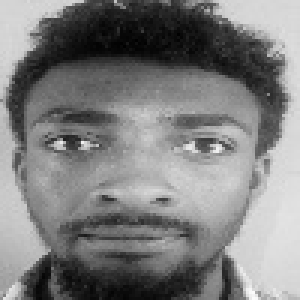
#> input picture EigenFaces/eigenfaces_dataset/train_images/Aron/aron_centerlight.jpg, 100 x 100 px (shown 3 times larger); its folder holds only this picture in this run
$ jupyter execute --allow-errors Final_EigenFaces_Code.ipynb   (shell and % lines are left out)   (older library calls are emulated)
#> lines starting #> are read from the running program, lines starting #| are printed output that depends on the picture
[cell 1]
import numpy as np
import cv2
import os
import random
from PIL import Image
import matplotlib.pyplot as plt
import time

[cell 2]
t1_start = time.time()
path= 'eigenfaces_dataset/train_images/'
DEFAULT_SIZE = [250, 250]
def get_images(image_path=path,default_size=DEFAULT_SIZE):
#> called with image_path = 'eigenfaces_dataset/train_images/'
    images = []
    labels = []
    image_dirs = [image for image in os.listdir(image_path) if not image.startswith('.')]
    for image_dir in image_dirs:
        dir_path = os.path.join(image_path, image_dir)
        image_names = [image for image in os.listdir(dir_path) if not image.startswith('.')]
        for image_name in image_names:
            image = Image.open (os.path.join(dir_path, image_name))
#> image is the input picture: PIL image 100x100 L; min 0, max 251, mean 126.1
            image = image.convert ("L")
            # resize to given size (if given )
            if (default_size is not None ):
                image = image.resize (DEFAULT_SIZE , Image.ANTIALIAS )
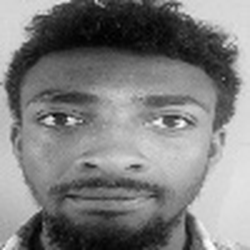
#> image: PIL image 250x250 L; min 0, max 254, mean 126.1

            images.append(np.asarray (image , dtype =np. uint8 ))
            labels.append(image_dir)
#> pass 2 of the loop in get_images, `for image_dir in image_dirs:`:
#> image_names = ['birhanu_glass.jpg']
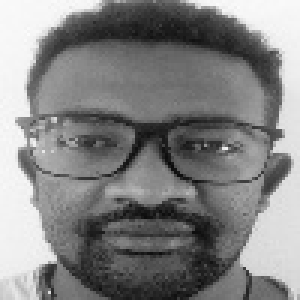
#> input picture EigenFaces/eigenfaces_dataset/train_images/Birhanu/birhanu_glass.jpg, 100 x 100 px (shown 3 times larger)
#> in get_images, image is the input picture: PIL image 100x100 L; min 10, max 252, mean 130.5
#> in get_images, `image = image.resize (DEFAULT_SIZE , Image.ANTIALIAS )`:
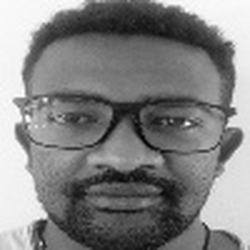
#> image: PIL image 250x250 L; min 0, max 255, mean 130.5
    return [images,labels]

[cell 3]
[images_train, labels_train] = get_images(path)
#> images_train = 2 items; labels_train = ['Aron', 'Birhanu']
print(len(labels_train))
#| 2
def as_row_matrix (images_train):
    if len (images_train) == 0:
        return np. array ([])
    mat = np. empty ((0 , images_train [0].size ), dtype =images_train [0]. dtype )
#> mat = empty array
    for row in images_train:
        mat = np.vstack(( mat , np.asarray( row ).reshape(1 , -1))) # 1 x r*c
#> this loop made 2 passes
    return mat

[cell 4]
mean = np.reshape(as_row_matrix(images_train).mean( axis =0), images_train[0].shape)
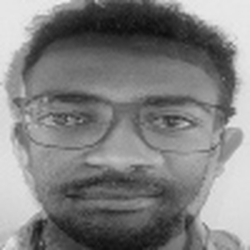
#> mean: shape (250, 250) float64; min 13, max 235.5, mean 128.3
plt.imshow(mean, cmap=plt.cm.gray)
plt.title("Mean Face")
plt.show()

[cell 5]
# [4 lines left out: function split_training_and_test, not called in this run]

[cell 6]
# [25 lines left out: function Eigenface_model, not called in this run]

[cell 7]
# [17 lines left out: function subplot, not called in this run]

[cell 8]
# [61 lines left out: function Eigenface_test, not called in this run]

#> (a cell that did not finish here is left out)

#> pass 2 of the loop in get_images, `for image_dir in image_dirs:`:

    # Split the data into training and test
    #path = 'E:/computer_vision/eigenfaces_dataset/test_images/'
    path= 'eigenfaces_dataset/test_images/'
    images_test, labels_test = get_images(path)
